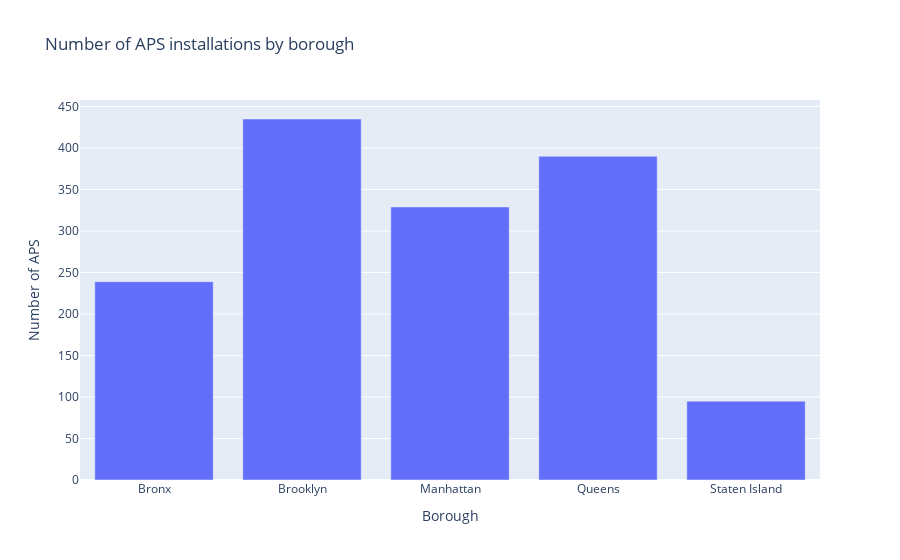
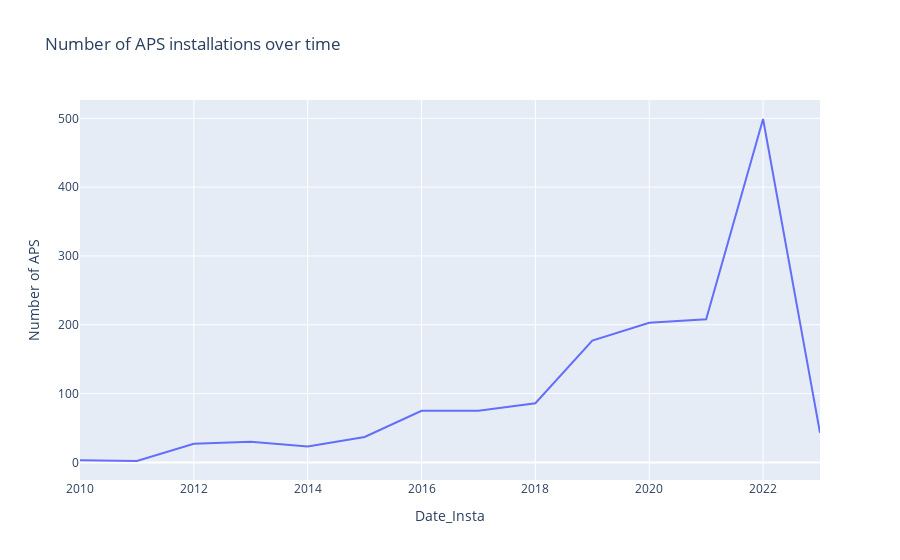

Notebook source saved alongside these figures, in order:
### Markdown cell above
## Visualization 5:

### Code cell
# Importing necessary libraries
import pandas as pd
import plotly.express as px
import plotly.graph_objects as go

# Reading the dataset
aps_df = pd.read_csv("../weeksex/Accessible_Pedestrian_Signal_Locations.csv")

# Renaming columns
aps_df = aps_df.rename(columns={"APS Type": "APS_Type", "Accessible": "Accessible_Type"})
aps_df.info()

# Visualization 1: Bar chart showing the number of APS installations by borough
aps_by_borough = aps_df.groupby("Borough").size().reset_index(name="Number of APS")
fig1 = px.bar(aps_by_borough, x="Borough", y="Number of APS", title="Number of APS installations by borough")
fig1.show()

# Visualization 2: Pie chart showing the distribution of APS types
#aps_types = aps_df["APS_Type"].value_counts().reset_index()
#fig2 = px.pie(aps_types, values="APS_Type", names="index", title="Distribution of APS types")
#fig2.show()

# Visualization 3: Map of APS installations by location
aps_locations = aps_df[["Borough", "Location", "POINT_Y", "POINT_X"]]
fig3 = px.scatter_mapbox(aps_locations, lat="POINT_Y", lon="POINT_X", hover_name="Location",
                          hover_data=["Borough"], zoom=10, height=500)
fig3.update_layout(mapbox_style="open-street-map")
fig3.show()

# Visualization 4: Stacked bar chart showing the number of signals by borough and type
#aps_by_type_borough = aps_df.groupby(["Borough", "APS_Type"]).size().reset_index(name="Number of APS")
#fig4 = px.bar(aps_by_type_borough, x="Borough", y="Number of APS", color="APS_Type",
 #             title="Number of APS installations by borough and type")
#fig4.show()

# Visualization 5: Bar chart showing the number of APS installations by accessible type


# Visualization 6: Line chart showing the number of APS installations over time
aps_by_year = aps_df.groupby(pd.to_datetime(aps_df["Date_Insta"]).dt.year).size().reset_index(name="Number of APS")
fig6 = px.line(aps_by_year, x="Date_Insta", y="Number of APS", title="Number of APS installations over time")
fig6.show()

# Visualization 7: Choropleth map showing the number of APS installations by community district
aps_by_community_district = aps_df.groupby("CounDist").size().reset_index(name="Number of APS")
fig7 = px.choropleth_mapbox(aps_by_community_district, geojson="https://data.cityofnewyork.us/api/geospatial/yfnk-k7r4?method=export&format=GeoJSON",
                            locations="CounDist", color="Number of APS", color_continuous_scale="YlOrRd",
                            range_color=(0, max(aps_by_community_district["Number of APS"])), mapbox_style="open-street-map",
                            zoom=9, center={"lat": 40.7128, "lon": -74.0060}, opacity=0.5)
fig7.show()



aps_locations = aps_df[["Borough", "Location", "POINT_Y", "POINT_X"]]
fig3 = px.scatter_mapbox(aps_locations, lat="POINT_Y", lon="POINT_X", hover_name="Location",
                          hover_data=["Borough"], zoom=10, height=500)
fig3.update_layout(mapbox_style="open-street-map")
fig3.show()

aps_by_community_district = aps_df.groupby("CounDist").size().reset_index(name="Number of APS")

fig8 = px.choropleth_mapbox(aps_by_community_district, geojson="../weeksex/Accessible_Pedestrian_Signal_Locations.csv",
                            locations="CounDist", 
                            color="Number of APS", 
                            color_continuous_scale="RdBu",
                            range_color=(0, max(aps_by_community_district["Number of APS"])), 
                            mapbox_style="open-street-map",
                            zoom=9, center={"lat": 40.7128, "lon": -74.0060}, opacity=0.5)
fig8.update_layout(mapbox_style="open-street-map")

fig8.show()

### Figure 1 — Plotly figure (JSON) as saved in the notebook; plotly's stock layout.template omitted (floating-point values rounded to 4 significant figures)
{"data": [{"alignmentgroup": "True", "hovertemplate": "Borough=%{x}<br>Number of APS=%{y}<extra></extra>", "legendgroup": "", "marker": {"color": "#636efa", "pattern": {"shape": ""}}, "name": "", "offsetgroup": "", "orientation": "v", "showlegend": false, "textposition": "auto", "type": "bar", "x": ["Bronx", "Brooklyn", "Manhattan", "Queens", "Staten Island"], "xaxis": "x", "y": [239, 435, 329, 390, 95], "yaxis": "y"}], "layout": {"barmode": "relative", "legend": {"tracegroupgap": 0}, "title": {"text": "Number of APS installations by borough"}, "xaxis": {"anchor": "y", "domain": [0, 1], "title": {"text": "Borough"}}, "yaxis": {"anchor": "x", "domain": [0, 1], "title": {"text": "Number of APS"}}}}

### Figure 2 — Plotly figure (JSON) as saved in the notebook; plotly's stock layout.template omitted (floating-point values rounded to 4 significant figures)
{"data": [{"hovertemplate": "Date_Insta=%{x}<br>Number of APS=%{y}<extra></extra>", "legendgroup": "", "line": {"color": "#636efa", "dash": "solid"}, "marker": {"symbol": "circle"}, "mode": "lines", "name": "", "orientation": "v", "showlegend": false, "type": "scatter", "x": [2010, 2011, 2012, 2013, 2014, 2015, 2016, 2017, 2018, 2019, 2020, 2021, 2022, 2023], "xaxis": "x", "y": [3, 2, 27, 30, 23, 37, 75, 75, 86, 177, 203, 208, 499, 43], "yaxis": "y"}], "layout": {"legend": {"tracegroupgap": 0}, "title": {"text": "Number of APS installations over time"}, "xaxis": {"anchor": "y", "domain": [0, 1], "title": {"text": "Date_Insta"}}, "yaxis": {"anchor": "x", "domain": [0, 1], "title": {"text": "Number of APS"}}}}
